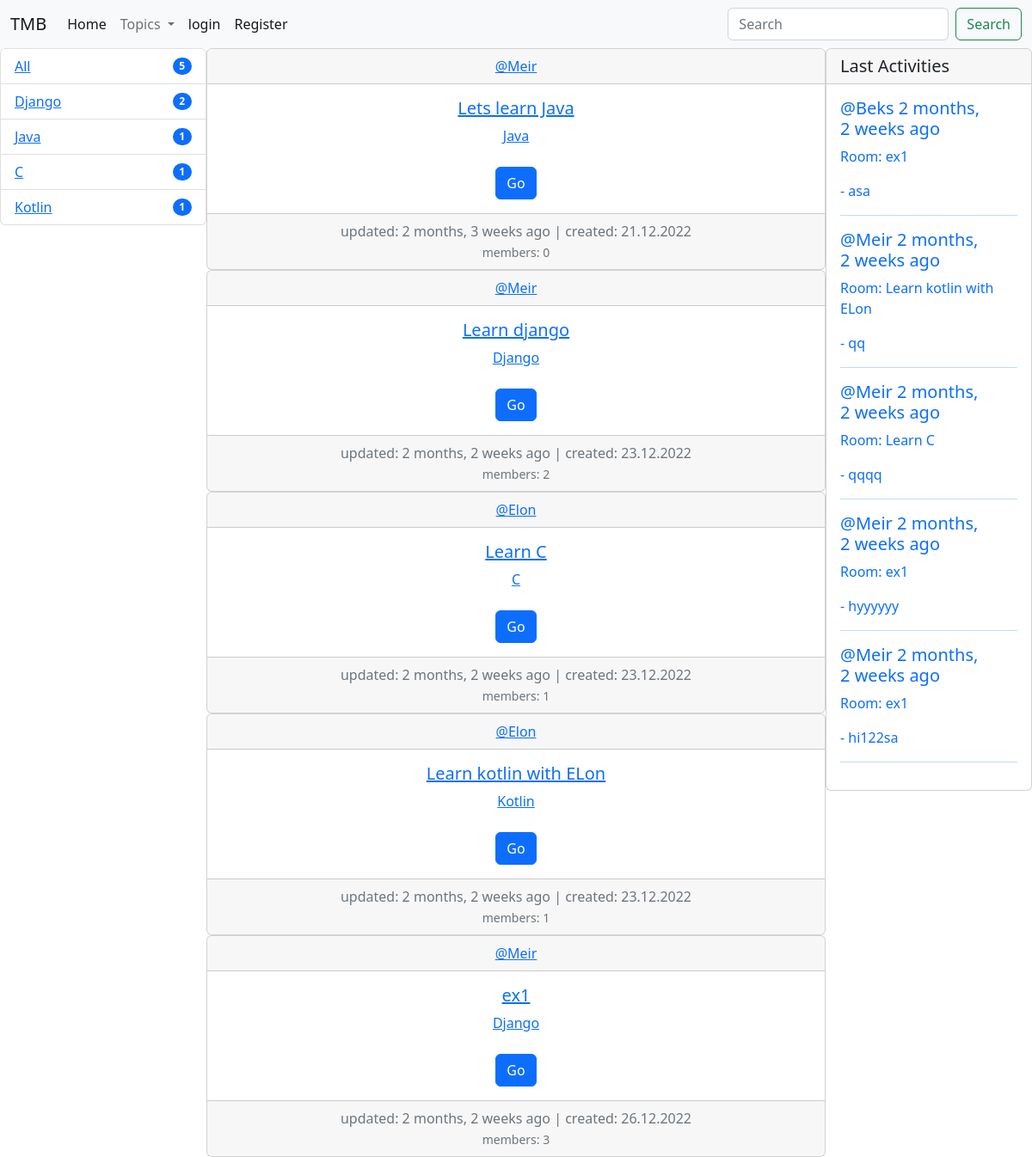
The app's page /, older data.
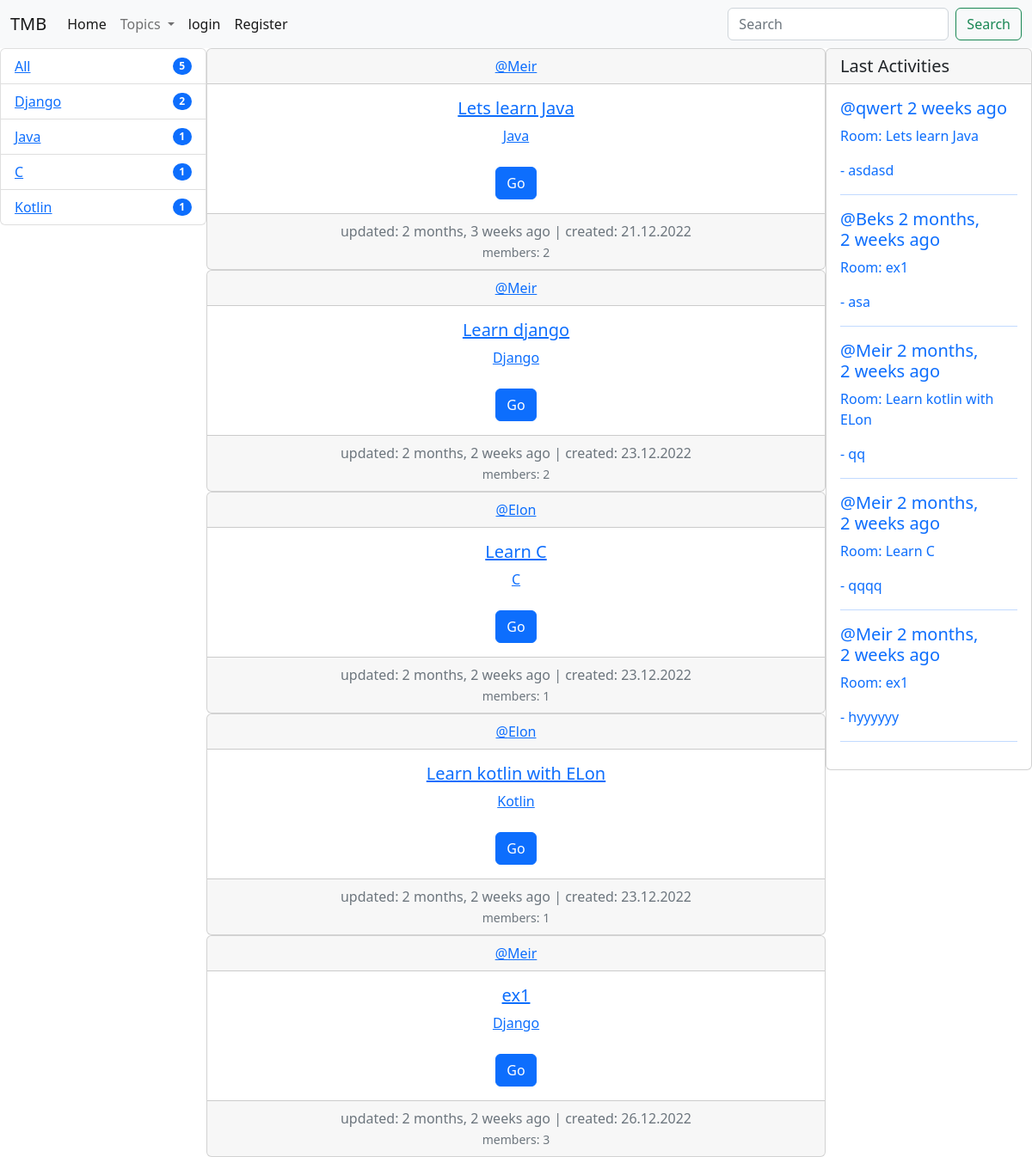
The same page, newer data.
### app/models.py (models this page shows, shortened)
class Topic(models.Model):
    name = models.CharField(max_length=200, verbose_name='Topic name')
    class Meta:
        ordering = ['name']

class Room(models.Model):
    host = models.ForeignKey(User, on_delete=models.SET_NULL, null=True)
    topic = models.ForeignKey(Topic, on_delete=models.SET_NULL, null=True)
    name = models.CharField(max_length=200, verbose_name='Room name')
    content = models.TextField(null=True, blank=True)
    participants = models.ManyToManyField(
        User, related_name= 'participants', blank=True)
    updated = models.DateTimeField(auto_now=True)
    created = models.DateTimeField(auto_now_add=True)
    private = models.BooleanField(default=False)
    password = models.CharField(max_length=25, blank=True, null=True)
    def __str__(self):
        return self.name
    class Meta:
        ordering = ['-updated', '-created']
        verbose_name = 'Room'
        verbose_name_plural = 'Rooms'

class Message(models.Model):
    user = models.ForeignKey(User, on_delete=models.CASCADE)
    room = models.ForeignKey(Room, on_delete=models.CASCADE)
    body = models.TextField()
    photo = models.ImageField(upload_to='photos/%Y/%m/%d/', blank=True)
    updated = models.DateTimeField(auto_now=True)
    created = models.DateTimeField(auto_now_add=True)
    class Meta:
        ordering = ['created']

### app/views.py (the view)
# urls.py: path('', main, name='main'),
def main(request):
    q = request.GET.get('q') if request.GET.get('q') != None else ''
    rooms = Room.objects.filter(
                Q(topic__name__icontains=q) |
                Q(name__icontains=q)
    ).annotate(cnt=Count('participants'))
    topics = Topic.objects.annotate(cnt=Count('room')).filter(cnt__gt=0)
    all = Topic.objects.aggregate(cnt=Count('room'))
    last_messages = Message.objects.filter(Q(room__topic__name__icontains=q)).order_by('-created')[:5]
    context = {'rooms': rooms, 'topics': topics, 'all': all, 'activities': last_messages}
    return render(request, 'app/index.html', context)

### app/templatetags/app_tags.py (called while the page is built)
@register.simple_tag(name='topics')
def get_topic():
    return Topic.objects.all()

### app/templates/app/index.html (shortened to what this page needs)
{% extends 'base.html' %}
{% load app_tags %}
{% block content %}
<div class = 'home-container' >
{% include 'app/side.html' %}
    <div>
        {% for room in rooms %}
        <div class="card text-center">
            <div class="card-header">
            <a href = "{% url 'user' room.host.pk %}">
                @{{ room.host }}
            </a>
            </div>
            <div class="card-body">
                <h5 class="card-title"><a href="{% url 'room' room.pk %}">{{ room.name }}</a></h5>
                    <a class="card-text" href="" >{{ room.topic.name }}</a>
                    <br>
                    <br>
                    <a href="{% url 'room' room.pk  %}" class="btn btn-primary">Go</a>
            </div>
            <div class="card-footer text-muted">
                updated: {{ room.updated|timesince }} ago | created: {{ room.created|date:'d.m.Y' }}
                <br>
                <small>members: {{room.cnt}}</small>
            </div>
        </div>
            {% endfor %}
    </div>
        <div>
        {% include 'app/recent_activities.html' %}
        </div>
</div>
</div>
{% endblock %}

### app/templates/app/side.html
    <div>
<ul class="list-group">
<li class="list-group-item d-flex justify-content-between align-items-center">
  <a href="{% url 'main' %}">All</a>
    <span class="badge bg-primary rounded-pill">{{ all.cnt }}</span>
  </li>
    {% for topic in topics %}
  <li class="list-group-item d-flex justify-content-between align-items-center">
  <a href="{% url 'main' %}?q={{topic.name}}">  {{topic.name}}</a>
    <span class="badge bg-primary rounded-pill">{{ topic.cnt }}</span>
  </li>
      {% endfor %}
</ul>
    </div>

### app/templates/app/recent_activities.html
    <div class="card ">
    <h5 class="card-header">Last Activities</h5>
        <div class="card-body">
            {% for activity in activities %}
            <a href="{% url 'room' activity.room.pk %}" style="text-decoration: none">
                <h5 class="card-title">@{{ activity.user }}  {{ activity.created|timesince }} ago</h5>
                <p class="card-text">Room: {{ activity.room}}</p>
                <p class="card-text">- {{ activity.body|truncatewords:7 }}</p>
                <hr>
            </a>
            {% endfor %}
        </div>

Row changes from the older to the newer data that the page shows:
no longer on this page (row unchanged): Message: user "Meir", created "2 months, 2 weeks", room "ex1", body "hi122sa"
computed for Room "Lets learn Java": cnt "0" → "2"
added Message: user "qwert", created "2 weeks", room "Lets learn Java", body "asdasd"
